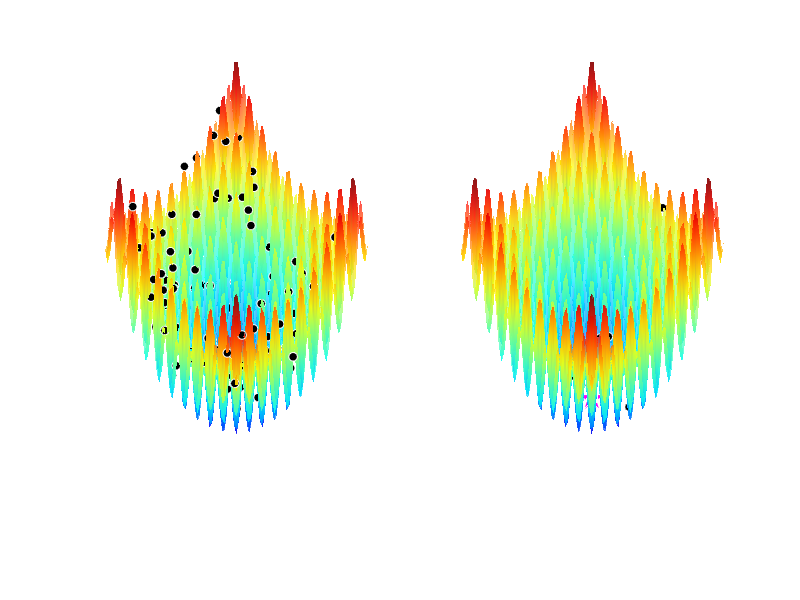
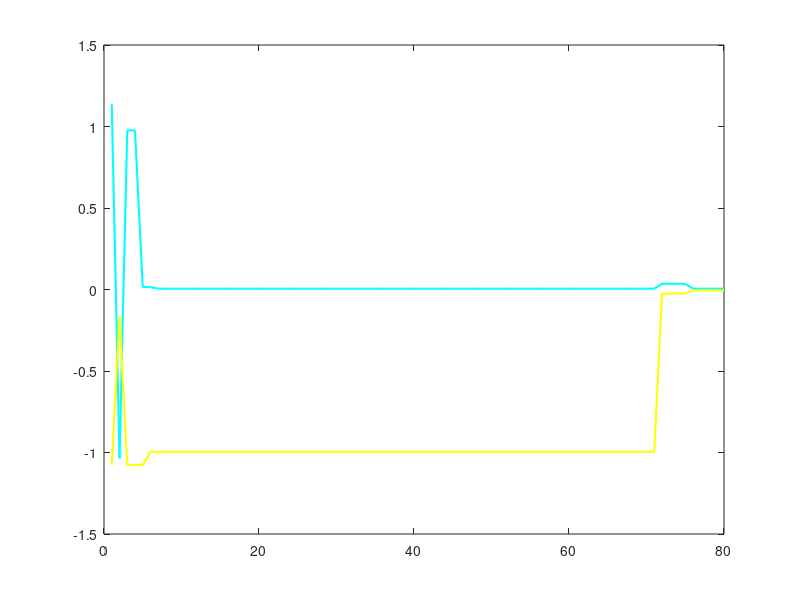

These figures' MATLAB source, in order: (Note: this script raises an error after producing the figures.)
% Script: run_GA_3D_Interactive.m
% Visualização 3D Interativa (População Inicial vs Final)
% + Gráficos de Análise Completos (Dark Mode)
clear; clc; close all;

% =========================================================================
% --- CONFIGURAÇÕES ---
% =========================================================================
OPCAO_FUNCAO = 2;   % 1 (Schaffer) ou 2 (Rastrigin)

% Parâmetros do Genético (Conforme Protocolo)
POP_SIZE = 100;     
GENERATIONS = 80;  
L_CHROME = 10;      % 10 bits (gera o efeito de degraus)
P_CROSS = 0.75;    
P_MUT = 0.03;

% Cores Dark Mode
BG_COLOR = [0.1 0.1 0.1]; 
AX_COLOR = [1 1 1]; 

if OPCAO_FUNCAO == 1
    nome = 'Função 1 (Schaffer)';
    lim_min = -2.048; lim_max = 2.048;
    fobj = @(x,y) 0.5 + ((sin(sqrt(x.^2+y.^2))).^2-0.5) ./ ((1+0.001.*(x.^2+y.^2)).^2);
    z_lift = 0.01; % Elevar pontos para não ficarem dentro do chão
else
    nome = 'Função 2 (Rastrigin)';
    lim_min = -5.12; lim_max = 5.12;
    fobj = @(x,y) 20 + (x.^2 - 10*cos(2*pi.*x)) + (y.^2 - 10*cos(2*pi.*y));
    z_lift = 2;
end

fprintf('=== Executando GA para Visualização 3D: %s ===\n', nome);

% =========================================================================
% --- EXECUÇÃO DO ALGORITMO (Recolha de Dados) ---
% =========================================================================
total_bits = L_CHROME * 2;
CHROME = randi([0, 1], POP_SIZE, total_bits);

best_fit_global = Inf;
best_sol_global = [NaN, NaN];

hist_best_val = zeros(1, GENERATIONS);
hist_best_pos = zeros(GENERATIONS, 2);

% Estruturas para guardar dados da Gen 1 e Gen Final para o 3D
data_gen1 = struct('x', [], 'y', [], 'z', []);
data_final = struct('x', [], 'y', [], 'z', []);
roulette_probs = [];

for gen = 1:GENERATIONS
    
    % 1. Descodificação
    cost = zeros(POP_SIZE, 1);
    pop_x = zeros(POP_SIZE, 1);
    pop_y = zeros(POP_SIZE, 1);
    
    for i = 1:POP_SIZE
        bits_x = CHROME(i, 1:L_CHROME);
        bits_y = CHROME(i, L_CHROME+1:end);
        
        int_x = sum(bits_x .* (2.^(L_CHROME-1:-1:0)));
        int_y = sum(bits_y .* (2.^(L_CHROME-1:-1:0)));
        
        val_x = lim_min + (int_x / (2^L_CHROME - 1)) * (lim_max - lim_min);
        val_y = lim_min + (int_y / (2^L_CHROME - 1)) * (lim_max - lim_min);
        
        pop_x(i) = val_x; pop_y(i) = val_y;
        cost(i) = fobj(val_x, val_y);
    end
    
    % Guardar Estatísticas
    [min_cost, idx] = min(cost);
    if min_cost < best_fit_global
        best_fit_global = min_cost;
        best_sol_global = [pop_x(idx), pop_y(idx)];
    end
    
    hist_best_val(gen) = best_fit_global;
    hist_best_pos(gen, :) = best_sol_global;
    
    % Captura de Dados para Visualização
    if gen == 1
        data_gen1.x = pop_x; data_gen1.y = pop_y; data_gen1.z = cost;
        fitness = 1 ./ (cost + 1e-6);
        roulette_probs = fitness / sum(fitness);
    end
    if gen == GENERATIONS
        data_final.x = pop_x; data_final.y = pop_y; data_final.z = cost;
    end
    
    % 2. Operadores Genéticos
    if gen < GENERATIONS
        fitness = 1 ./ (cost + 1e-6);
        probs = fitness / sum(fitness);
        cum_probs = cumsum(probs);
        New_CHROME = zeros(size(CHROME));
        
        % Seleção
        for i = 1:POP_SIZE
            r = rand();
            sel = find(r <= cum_probs, 1, 'first');
            New_CHROME(i,:) = CHROME(sel,:);
        end
        % Cruzamento
        for i = 1:2:POP_SIZE
            if rand() < P_CROSS
                cut = randi([1, total_bits-1]);
                New_CHROME(i,:) = [New_CHROME(i,1:cut), New_CHROME(i+1,cut+1:end)];
                New_CHROME(i+1,:) = [New_CHROME(i+1,1:cut), New_CHROME(i,cut+1:end)];
            end
        end
        % Mutação
        mask = rand(POP_SIZE, total_bits) < P_MUT;
        CHROME = xor(New_CHROME, mask);
    end
end

fprintf('GA Concluído. A gerar figuras...\n');

% =========================================================================
% --- FIGURA 1: 3D INTERATIVO (INÍCIO vs FIM) ---
% =========================================================================
figure('Name', 'Comparação 3D de Populações', 'Position', [50, 50, 1200, 600], 'Color', BG_COLOR);

% Preparar Terreno
[X, Y] = meshgrid(linspace(lim_min, lim_max, 80));
Z = fobj(X, Y);

% --- SUBPLOT 1: GERAÇÃO 1 ---
ax1 = subplot(1, 2, 1);
surf(X, Y, Z, 'FaceAlpha', 0.7, 'EdgeColor', 'none'); 
shading interp; colormap jet; hold on;
% Pontos Pretos (População)
scatter3(data_gen1.x, data_gen1.y, data_gen1.z + z_lift, 40, 'k', 'filled', 'MarkerEdgeColor', 'w');
title('Geração 1 (Início)', 'Color', AX_COLOR, 'FontSize', 12);
xlabel('x1'); ylabel('x2'); zlabel('Fitness');
axis tight; view(45, 40); grid on;
% Configurar Eixos Dark Mode
set(ax1, 'Color', BG_COLOR, 'XColor', AX_COLOR, 'YColor', AX_COLOR, 'ZColor', AX_COLOR, 'GridColor', AX_COLOR);

% --- SUBPLOT 2: GERAÇÃO FINAL ---
ax2 = subplot(1, 2, 2);
surf(X, Y, Z, 'FaceAlpha', 0.7, 'EdgeColor', 'none'); 
shading interp; colormap jet; hold on;
% Pontos Pretos (População Final)
scatter3(data_final.x, data_final.y, data_final.z + z_lift, 40, 'k', 'filled', 'MarkerEdgeColor', 'w');
% Melhor Global (Estrela Magenta)
plot3(best_sol_global(1), best_sol_global(2), best_fit_global + z_lift + 0.5, 'p', ...
    'MarkerSize', 20, 'MarkerFaceColor', 'm', 'MarkerEdgeColor', 'w');

title(['Geração ' num2str(GENERATIONS) ' (Final)'], 'Color', AX_COLOR, 'FontSize', 12);
xlabel('x1'); ylabel('x2'); zlabel('Fitness');
axis tight; view(45, 40); grid on;
% Configurar Eixos Dark Mode
set(ax2, 'Color', BG_COLOR, 'XColor', AX_COLOR, 'YColor', AX_COLOR, 'ZColor', AX_COLOR, 'GridColor', AX_COLOR);

% ATIVAR ROTAÇÃO
rotate3d on;
fprintf('> Dica: A Figura 1 é rotacionável. Clique e arraste para ver em 3D.\n');

% =========================================================================
% --- FIGURA 2: EVOLUÇÃO DAS VARIÁVEIS ---
% =========================================================================
figure('Name', 'Evolução das Variáveis', 'Color', BG_COLOR, 'Position', [100, 100, 600, 500]);
plot(1:GENERATIONS, hist_best_pos(:,1), 'c-', 'LineWidth', 1.5, 'DisplayName', 'x1'); hold on;
plot(1:GENERATIONS, hist_best_pos(:,2), 'y-', 'LineWidth', 1.5, 'DisplayName', 'x2');
yline(0, 'w--');
legend('Location', 'best', 'TextColor', AX_COLOR, 'EdgeColor', AX_COLOR);
title('Evolução das Variáveis (Melhor Indivíduo)', 'Color', AX_COLOR);
xlabel('Geração', 'Color', AX_COLOR); ylabel('Valor', 'Color', AX_COLOR);
set(gca, 'Color', BG_COLOR, 'XColor', AX_COLOR, 'YColor', AX_COLOR, 'GridColor', AX_COLOR);
grid on;

% =========================================================================
% --- FIGURA 3: CONVERGÊNCIA DO CUSTO ---
% =========================================================================
figure('Name', 'Convergência do Custo', 'Color', BG_COLOR, 'Position', [750, 100, 600, 500]);
plot(1:GENERATIONS, hist_best_val, 'g-', 'LineWidth', 2);
title('Convergência da Função Custo', 'Color', AX_COLOR);
xlabel('Geração', 'Color', AX_COLOR); ylabel('Fitness f(x)', 'Color', AX_COLOR);
set(gca, 'Color', BG_COLOR, 'XColor', AX_COLOR, 'YColor', AX_COLOR, 'GridColor', AX_COLOR);
grid on;

% =========================================================================
% --- FIGURA 4: ROLETA VICIADA (Bónus) ---
% =========================================================================
figure('Name', 'Roleta Viciada (Gen 1)', 'Color', BG_COLOR, 'Position', [400, 400, 600, 500]);
[sorted_probs, idx] = sort(roulette_probs, 'descend');
explode = zeros(size(sorted_probs));
explode(1:3) = 0.1; 
p = pie(sorted_probs, explode);
title('Probabilidade de Seleção (Gen 1)', 'Color', AX_COLOR);
% Ajustar cores do texto da Pie Chart
for k = 1:numel(p)
    if isgraphics(p(k),'Text')
        p(k).Color = AX_COLOR;
        val = str2double(strrep(p(k).String,'%',''));
        if val < 2, p(k).String = ''; end % Limpar texto pequeno
    end
end